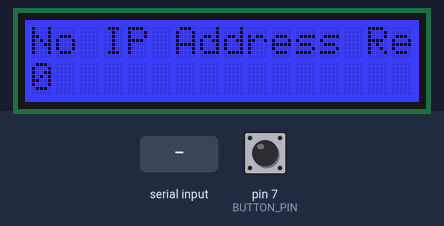
Simulated run of this sketch. Board: Arduino Uno, built with avr-gcc and run on an emulated ATmega328P. Shown: 16×2 character LCD. The test bench sets the inputs (shaded band); at power-on: pin 7 (BUTTON_PIN) LOW.

Above: at 1.2 s.
1.3 s: pin 7 (BUTTON_PIN) pulled HIGH for 1 s
At 2.2 s:
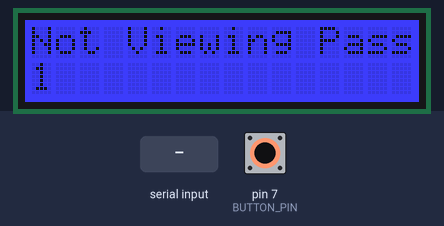
7.4 s: pin 7 (BUTTON_PIN) pulled HIGH for 3.2 s
At 9.9 s:
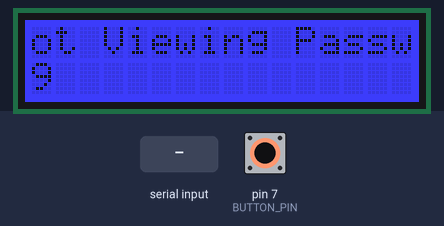
15.7 s: pin 7 (BUTTON_PIN) driven HIGH
At 20.6 s:
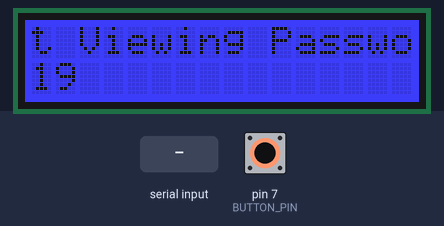
20.8 s: pin 7 (BUTTON_PIN) driven LOW
At 24.0 s:
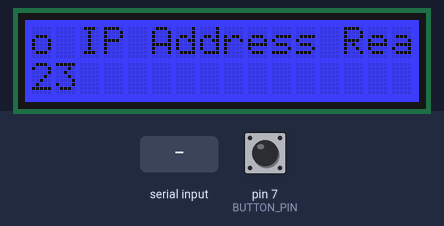
24.6 s: pin 7 (BUTTON_PIN) driven HIGH
At 30.4 s:
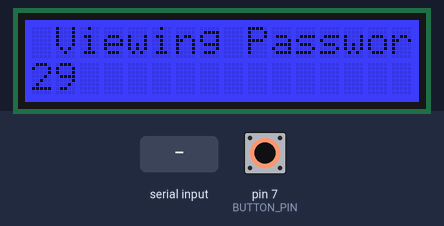
45.0 s: "1" received over Serial
At 54.3 s:
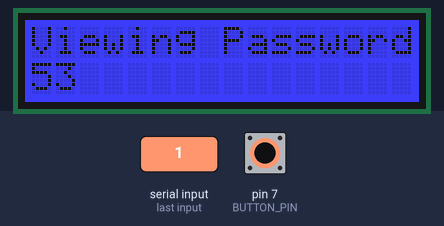
Timing chart, 0 to 55.8 s (numbered marks = the images above; inputs shaded):
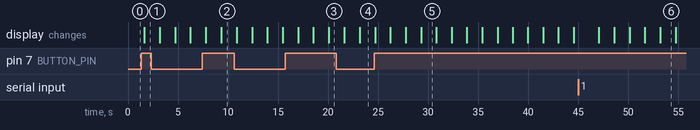

Measured:
- after the input at 1.3 s, the display: changes after 0.34 s (image 1)
- after the input at 7.4 s, the display: first changes after 0.39 s (image 2 shows a later state)
- after the input at 15.7 s, the display: first changes after 1.3 s (image 3 shows a later state)
- after the input at 20.8 s, the display: first changes after 0.82 s (image 4 shows a later state)
- after the input at 24.6 s, the display: first changes after 0.10 s (image 5 shows a later state)
- what the display in image 5 shows lasts 1.5 s, from 29.3 s to 30.8 s

The sketch:

ardy.ino.ino
```cpp
#include "Wire.h"
#include "rgb_lcd.h"
#include<string.h>

rgb_lcd lcd;

#define BUTTON_PIN 7

byte wasTouched = LOW;
byte isTouched = LOW;

char password[250] = "Not Viewing Password";
int passLength = 20;
char ipAddress[50] = "No IP Address Ready";
int ipLength = 19;

unsigned long startTime = 0;
unsigned long receiveTime = 0;

int pointer = 0;
int showPassword = 0;

void resetScroll() {
  pointer = 0;
  lcd.clear();
}

void scrollText() {
  lcd.setCursor(0, 0);
  char *text;
  int length;
  if (showPassword == 1) {
    length = passLength;
    text = password;
  } else {
    length = ipLength;
    text = ipAddress;
  }

  if (length < 16) {
    lcd.print(text);
  } else {
    for (int i = pointer; (i < length) && (i - pointer < 16); i++) {
      lcd.print(text[i]);
    }
    for (int i = 0; i < length - pointer; i++) {
      lcd.print(' ');
    }
    pointer++;
    if (pointer > length) {
      pointer = 0;
    }
  }
}

void checkForSerial() {
  if (Serial.available() > 0) {
    String received = Serial.readString();
    int seperatorIndex = received.indexOf(',');
    if (seperatorIndex != -1) {
      memset(password, 0, 250);
      memset(ipAddress, 0, 50);
      received.substring(0, seperatorIndex).toCharArray(ipAddress, 50);
      ipLength = seperatorIndex-1;
      received.substring(seperatorIndex+1).toCharArray(password, 250);
      passLength = received.length() - seperatorIndex;
      lcd.print(password);
    }
    receiveTime = millis();

    resetScroll();
  }
}

void setup() {
  showPassword = 0;

  // put your setup code here, to run once:
  pinMode(BUTTON_PIN, INPUT);
  Serial.begin(115200);
  lcd.begin(16, 2);

  lcd.setRGB(0, 0, 255);
  startTime = millis();

  checkForSerial();
}


void loop() {
  // put your main code here, to run repeatedly:
  checkForSerial();
  isTouched = digitalRead(BUTTON_PIN) == HIGH;
  if (wasTouched != isTouched) {
    lcd.clear();
    if (isTouched == HIGH) {
      showPassword = 1;
    } else {
      showPassword = 0;
    }
    resetScroll();
  }
  wasTouched = isTouched;

  long show_time = (passLength * 2000) -  millis() - receiveTime;
  if (receiveTime == 0 || show_time < 0) {
    memset(password, 0, 250);
    char pbuf[] = "Not Viewing Password";
    for (int i = 0; i < 20; i++) {
      password[i] = pbuf[i];
    }
    show_time = millis() - startTime;
    receiveTime = 0;
  }

  scrollText();

  lcd.setCursor(0, 1);
  lcd.print(show_time / 1000);

  delay(1500);
}
```
